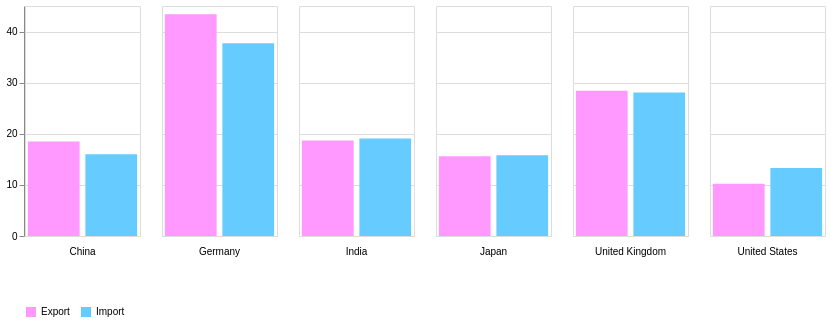

Vega-Lite specification for this chart:
### Vega-Lite specification from a JSON file in a GitHub repository (floating-point values rounded to 4 significant figures)
{"$schema": "https://vega.github.io/schema/vega-lite/v5.json", "width": 115, "height": 230, "background": null, "data": {"values": [{"category": "China", "group": "Export", "value": 18.5}, {"category": "China", "group": "Import", "value": 16}, {"category": "Germany", "group": "Import", "value": 37.7}, {"category": "Germany", "group": "Export", "value": 43.4}, {"category": "India", "group": "Import", "value": 19.1}, {"category": "India", "group": "Export", "value": 18.7}, {"category": "Japan", "group": "Import", "value": 15.8}, {"category": "Japan", "group": "Export", "value": 15.6}, {"category": "United Kingdom", "group": "Import", "value": 28.1}, {"category": "United Kingdom", "group": "Export", "value": 28.4}, {"category": "United States", "group": "Import", "value": 13.3}, {"category": "United States", "group": "Export", "value": 10.2}]}, "mark": "bar", "encoding": {"column": {"field": "category", "header": {"orient": "bottom"}, "title": null}, "y": {"field": "value", "type": "quantitative", "title": null}, "x": {"field": "group", "axis": null}, "color": {"field": "group", "scale": {"range": ["#FF99FF", "#66CCFF"]}, "title": null, "legend": {"orient": "none", "direction": "horizontal", "legendX": 0, "legendY": 300, "title": null}}, "mark": {"type": "text", "dy": -10}, "encoding": {"text": {"field": "Country", "type": "nominal"}}, "config": {"view": {"stroke": "transparent"}}, "tooltip": [{"field": "value", "type": "quantitative"}]}}
